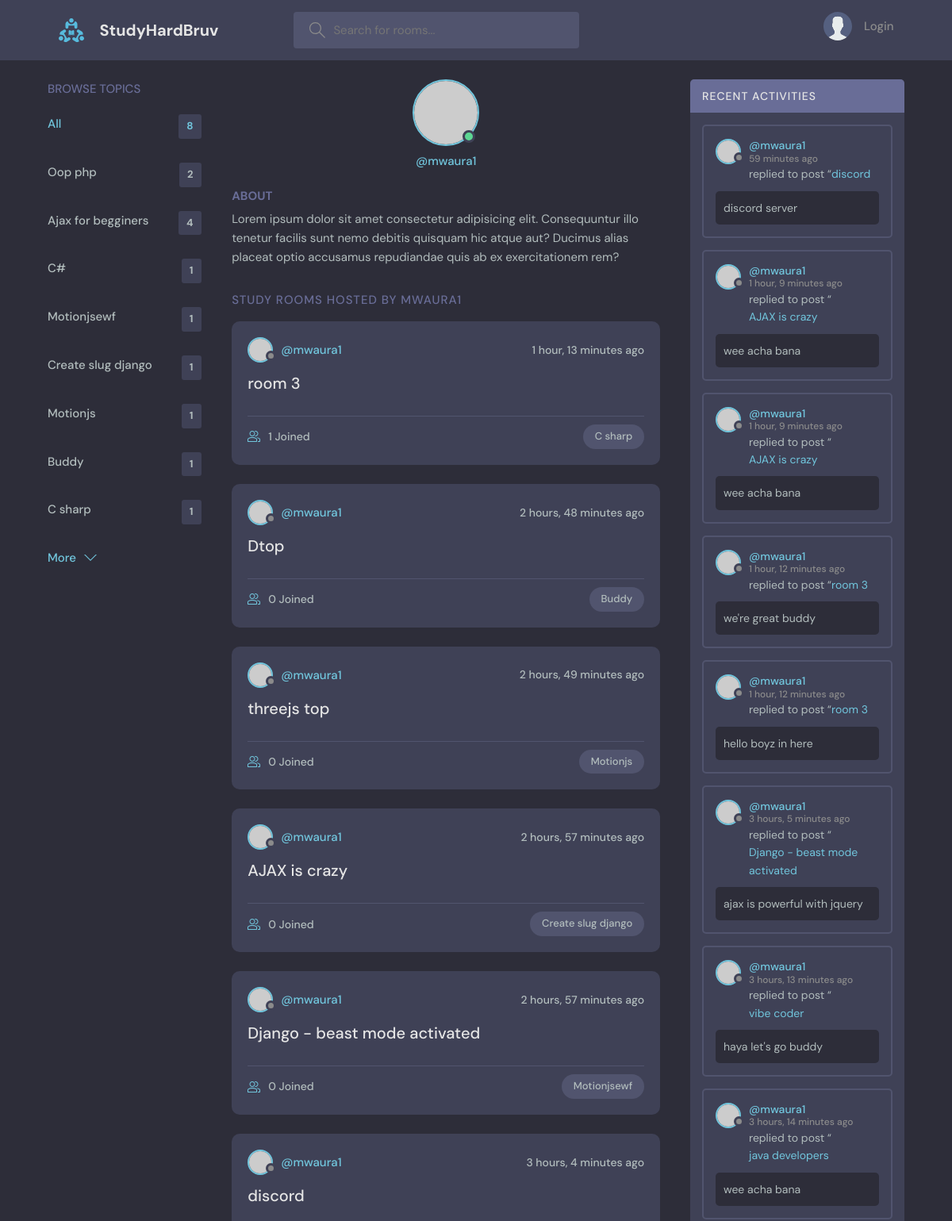
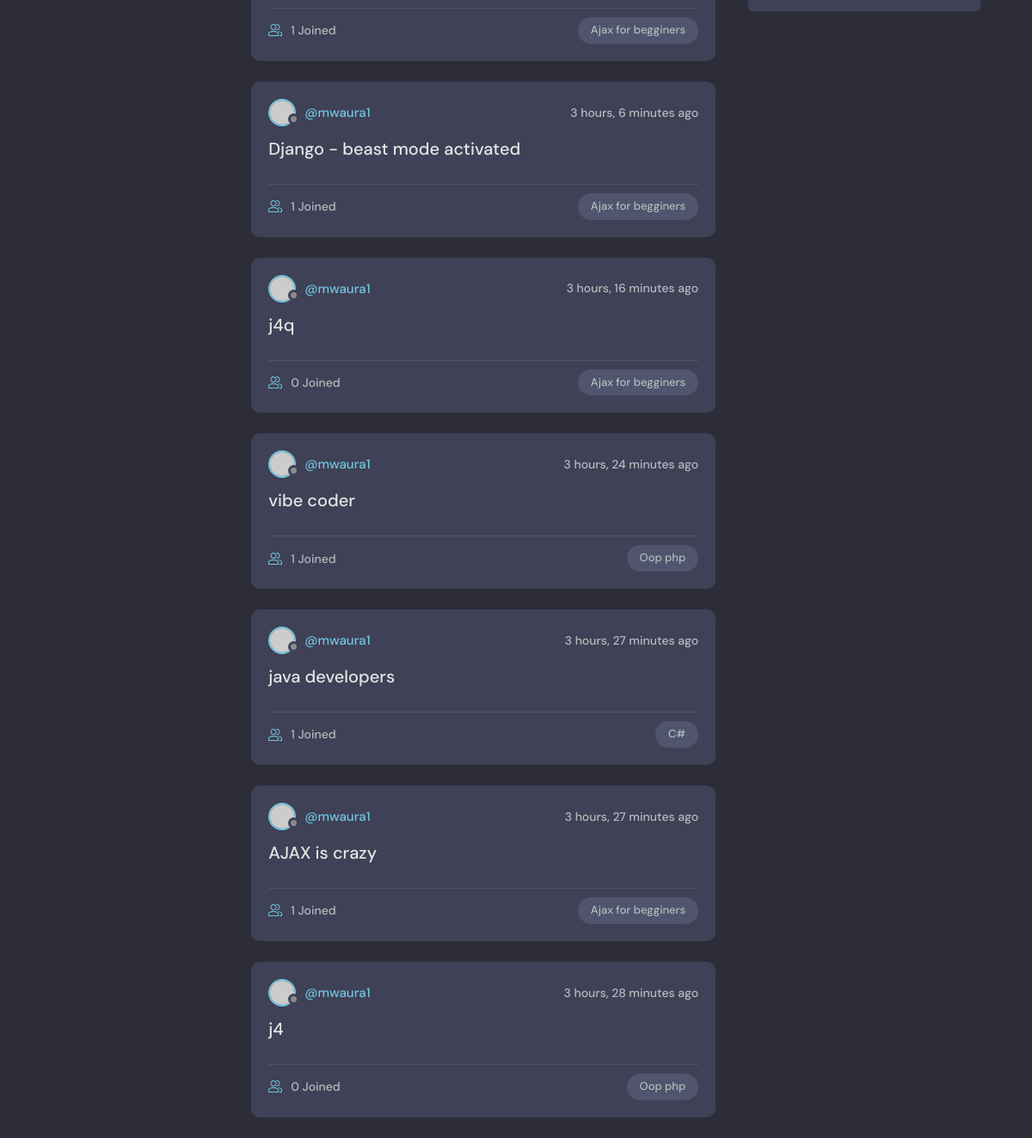
Page /profile/1/ on the committed database (2 pictures, top to bottom).
### base/models.py (models this page shows, shortened)
class Topic(models.Model):
  name = models.CharField(max_length=200)
  slug = models.SlugField(unique=True, blank=True)

class Room(models.Model):
  host = models.ForeignKey(User, on_delete=models.SET_NULL, null=True)
  topic = models.ForeignKey(Topic, on_delete=models.SET_NULL, null=True)
  name = models.CharField(max_length=200)
  description = models.TextField(null=True, blank=True)
  participants = models.ManyToManyField(User, related_name='parcipants', blank=True)
  updated = models.DateTimeField(auto_now=True)
  created = models.DateTimeField(auto_now_add=True)
  class Meta:
    ordering = ['-updated', '-created']

class Message(models.Model):
  user = models.ForeignKey(User, on_delete=models.CASCADE)
  room = models.ForeignKey(Room, on_delete=models.CASCADE)
  body = models.TextField()
  updated = models.DateTimeField(auto_now=True)
  created = models.DateTimeField(auto_now_add=True)
  class Meta:
    ordering = ['-updated', '-created']

### base/views.py (the view)
# urls.py: path('profile/<str:pk>/', views.userProfile, name='user-profile'),
def userProfile(request, pk):
  user = User.objects.get(id=pk)
  rooms = user.room_set.all()
  room_messages = user.message_set.all()
  topics = Topic.objects.all()
  context = {'user': user, 'rooms': rooms, 'topics': topics, 'room_messages': room_messages}
  return render(request, 'base/profile.html', context)

### base/templates/base/profile.html (shortened to what this page needs)
{% extends 'main.html' %}
{% block content %}
  <main class="profile-page layout layout--3">
    <div class="container">
      {% include 'base/topics_component.html' %}
      <div class="roomList">
        <div class="profile">
          <div class="profile__avatar">
            <div class="avatar avatar--large active">
              <img src="https://randomuser.me/api/portraits/men/11.jpg" />
            </div>
          </div>
          <div class="profile__info">
            <p>@{{user.username}}</p>
          </div>
          <div class="profile__about">
            <h3>About</h3>
            <p>
              Lorem ipsum dolor sit amet consectetur adipisicing elit. Consequuntur illo tenetur
              facilis sunt nemo debitis quisquam hic atque aut? Ducimus alias placeat optio
              accusamus repudiandae quis ab ex exercitationem rem?
            </p>
          </div>
        </div>
        <div class="roomList__header">
          <div>
            <h2>Study Rooms Hosted by {{user.username}}</a>
            </h2>
          </div>
        </div>
        {% include 'base/feed_component.html' %}
      </div>
         {% include 'base/activity_component.html' %}
    </div>
  </main>
{% endblock content %}

### base/templates/base/topics_component.html
 <div class="topics">
   <div class="topics__header">
     <h2>Browse Topics</h2>
   </div>
   <ul class="topics__list">
     <li>
      <a href="{% url 'Home' %}" class="active">All <span>{{topics.count}}</span></a>
     </li>
     {% for topic in topics %}
     <li>
      <a href="{% url 'Home' %}?q={{topic.slug}}">{{topic.name}} <span>{{topic.room_set.all.count}}</span></a>
     </li>
     {% endfor %}
   </ul>
   <a class="btn btn--link" href="{% url 'topics' %}">
     More
     <svg version="1.1" xmlns="http://www.w3.org/2000/svg" width="32" height="32" viewBox="0 0 32 32">
      <title>chevron-down</title>
      <path d="M16 21l-13-13h-3l16 16 16-16h-3l-13 13z"></path>
     </svg>
   </a>
 </div>

### base/templates/base/feed_component.html (shortened to what this page needs)
{% for room in rooms %}
  <div class="roomListRoom">
    <div class="roomListRoom__header">
      <a href="{% url 'user-profile' room.host.id %}" class="roomListRoom__author">
        <div class="avatar avatar--small">
          <img src="https://randomuser.me/api/portraits/women/11.jpg" />
        </div>
        <span>@{{room.host.username}}</span>
      </a>
      <div class="roomListRoom__actions">
        <span>{{room.created|timesince}} ago</span>
      </div>
    </div>
    <div class="roomListRoom__content">
      <a href="{% url 'room' room.id %}">{{room.name}}</a>
    </div>
    <div class="roomListRoom__meta">
      <a href="{% url 'room' room.id %}" class="roomListRoom__joined">
        {{room.participants.all.count}} Joined
      </a>
      <p class="roomListRoom__topic">{{room.topic.name}}</p>
    </div>
  </div>
{% endfor %}

### base/templates/base/activity_component.html (shortened to what this page needs)
<div class="activities">
  <div class="activities__header">
    <h2>Recent Activities</h2>
  </div>
  {% for message in room_messages %}
  <div class="activities__box">
    <div class="activities__boxHeader roomListRoom__header">
      <a href="{% url 'user-profile' message.user.id %}" class="roomListRoom__author">
        <div class="avatar avatar--small">
          <img src="https://randomuser.me/api/portraits/women/11.jpg" />
        </div>
        <p>
          @{{message.user.username}}
          <span>{{message.created|timesince}} ago</span>
        </p>
      </a>
    </div>
    <div class="activities__boxContent">
      <p>replied to post “<a href="{% url 'room' message.room.id %}">{{message.room.name}}</a></p>
      <div class="activities__boxRoomContent">
        {{message.body}}
      </div>
    </div>
  </div>
  {% endfor %}
</div>

### rows in the picture
Topic: name "Oop php", room_set.all.count "2"
Topic: name "Ajax for begginers", room_set.all.count "4"
Topic: name "C#", room_set.all.count "1"
Topic: name "Motionjsewf", room_set.all.count "1"
Topic: name "Create slug django", room_set.all.count "1"
Topic: name "Motionjs", room_set.all.count "1"
Topic: name "Buddy", room_set.all.count "1"
Topic: name "C sharp", room_set.all.count "1"
Room: host.username "mwaura1", created "1 hour, 13 minutes", name "room 3", participants.all.count "1", topic.name "C sharp"
Room: host.username "mwaura1", created "2 hours, 48 minutes", name "Dtop", participants.all.count "0", topic.name "Buddy"
Room: host.username "mwaura1", created "2 hours, 49 minutes", name "threejs top", participants.all.count "0", topic.name "Motionjs"
Room: host.username "mwaura1", created "2 hours, 57 minutes", name "AJAX is crazy", participants.all.count "0", topic.name "Create slug django"
Room: host.username "mwaura1", created "2 hours, 57 minutes", name "Django - beast mode activated", participants.all.count "0", topic.name "Motionjsewf"
Room: host.username "mwaura1", created "3 hours, 4 minutes", name "discord", participants.all.count "1", topic.name "Ajax for begginers"
Room: host.username "mwaura1", created "3 hours, 6 minutes", name "Django - beast mode activated", participants.all.count "1", topic.name "Ajax for begginers"
Room: host.username "mwaura1", created "3 hours, 16 minutes", name "j4q", participants.all.count "0", topic.name "Ajax for begginers"
Room: host.username "mwaura1", created "3 hours, 24 minutes", name "vibe coder", participants.all.count "1", topic.name "Oop php"
Room: host.username "mwaura1", created "3 hours, 27 minutes", name "java developers", participants.all.count "1", topic.name "C#"
Room: host.username "mwaura1", created "3 hours, 27 minutes", name "AJAX is crazy", participants.all.count "1", topic.name "Ajax for begginers"
Room: host.username "mwaura1", created "3 hours, 28 minutes", name "j4", participants.all.count "0", topic.name "Oop php"
Message: user.username "mwaura1", created "59 minutes", room.name "discord", body "discord server"
Message: user.username "mwaura1", created "1 hour, 9 minutes", room.name "AJAX is crazy", body "wee acha bana"
Message: user.username "mwaura1", created "1 hour, 9 minutes", room.name "AJAX is crazy", body "wee acha bana"
Message: user.username "mwaura1", created "1 hour, 12 minutes", room.name "room 3", body "we're great buddy"
Message: user.username "mwaura1", created "1 hour, 12 minutes", room.name "room 3", body "hello boyz in here"
Message: user.username "mwaura1", created "3 hours, 5 minutes", room.name "Django - beast mode activated", body "ajax is powerful with jquery"
Message: user.username "mwaura1", created "3 hours, 13 minutes", room.name "vibe coder", body "haya let's go buddy"
Message: user.username "mwaura1", created "3 hours, 14 minutes", room.name "java developers", body "wee acha bana"

### other values in the picture
{{ topics.count }} "8"
{{ user.username }} "mwaura1"
{{ user.username }} "MWAURA1"
